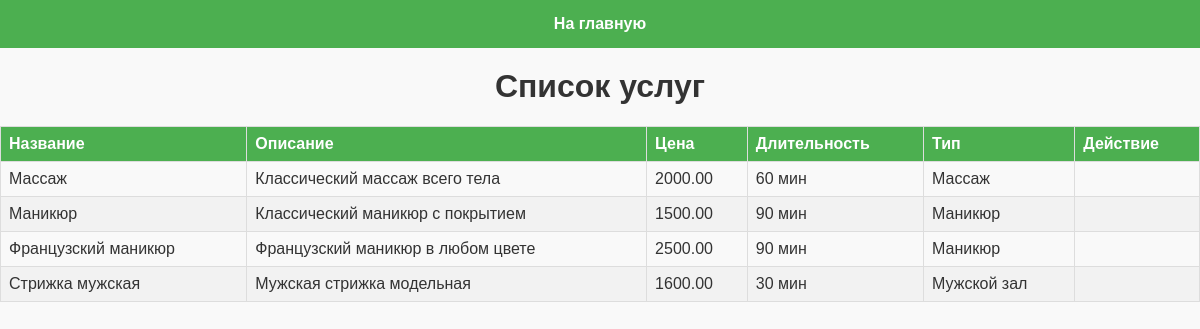
/view-services/ (signed in), run on an earlier commit of the app's database.
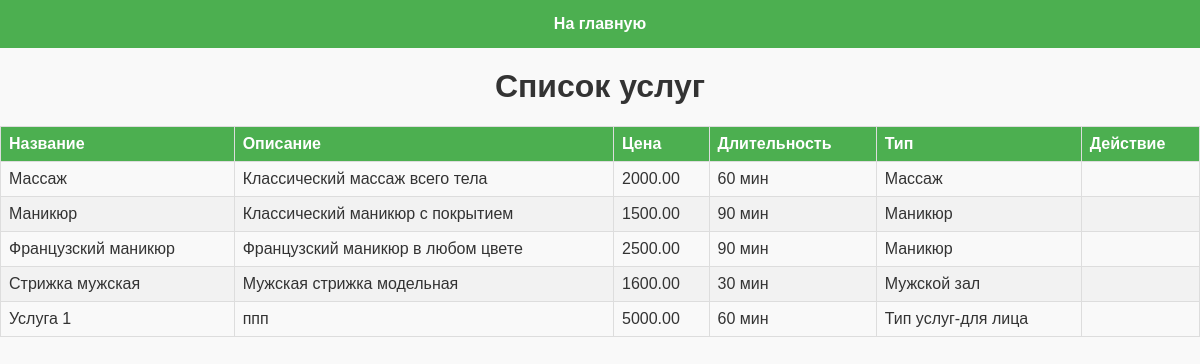
And on a later commit of the database.
### spa_salon_services/models.py (models this page shows, shortened)
class SpaService(models.Model):
    name = models.CharField(max_length=100)
    description = models.TextField()
    price = models.DecimalField(max_digits=10, decimal_places=2, default=0.00)  # Значение по умолчанию для цены
    duration = models.IntegerField(default=30)  # Значение по умолчанию для продолжительности в минутах
    service_type = models.CharField(max_length=100, default='Общий');  # Значение по умолчанию для типа услуги

### spa_salon_services/views.py (the view)
# urls.py: path('view-services/', views.view_spa_services, name='view_spa_services'),  # Маршрут для просмотра услуг
@login_required
def view_spa_services(request):
    services = SpaService.objects.all()  # Получаем список всех услуг
    return render(request, 'services/view_spa_services.html', {'services': services})

### spa_salon_services/templates/services/view_spa_services.html (shortened to what this page needs)
{% load static %}
<!DOCTYPE html>
<html lang="ru">
<head>
    <link rel="stylesheet" href="{% static 'css/style_for_table.css' %}">
    <link rel="stylesheet" href="{% static 'css/style2.css' %}">
</head>
<body style="
    background-image: url('https://bogatyr.club/uploads/posts/2023-02/1675476878_bogatyr-club-p-pioni-svetlie-fon-vkontakte-1.jpg');
    background-size: cover;
    background-position: center;
    background-repeat: no-repeat;
    margin: 0; /* Убирает отступы по умолчанию */
    height: 100vh; /* Заставляет тело занимать всю высоту экрана */
">
<nav>
        <a href="{% url 'home' %}">На главную</a>
</nav>
    <h1>Список услуг</h1>
    <table>
        <thead>
            <tr>
                <th>Название</th>
                <th>Описание</th>
                <th>Цена</th>
                <th>Длительность</th>
                <th>Тип</th>
                <th>Действие</th>
            </tr>
        </thead>
        <tbody>
            {% for service in services %}
            <tr>
                <td>{{ service.name }}</td>
                <td>{{ service.description }}</td>
                <td>{{ service.price }}</td>
                <td>{{ service.duration }} мин</td>
                <td>{{ service.service_type }}</td>
                <td>
                </td>
            </tr>
            {% empty %}
            <tr>
                <td colspan="5">Нет доступных услуг.</td>
            </tr>
            {% endfor %}
        </tbody>
    </table>
</body>
</html>

What changed in the data, as far as the page shows it:
added SpaService: name "Услуга 1", description "ппп", price "5000.00", duration "60", service_type "Тип услуг-для лица"
